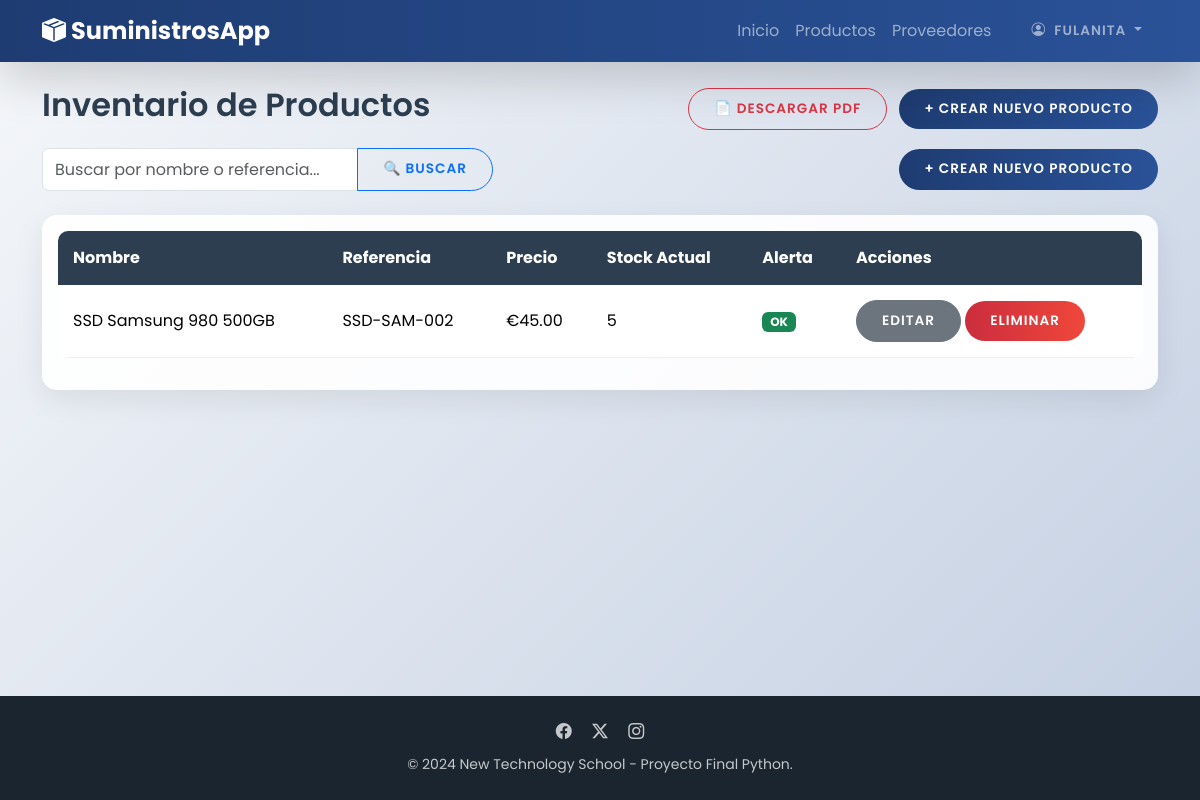
The page /productos/ (signed in) on the database its author committed.
### app/models/user_model.py (models this page shows, shortened)
class User(db.Model, UserMixin):
    __tablename__ = 'user'
    id = db.Column(db.Integer, primary_key=True)
    username = db.Column(db.String(80), unique=True, nullable=False)
    password_hash = db.Column(db.String(128), nullable=False)
    role = db.Column(db.String(20), nullable=False, default='cliente')
    @property
    def password(self):
        raise AttributeError('¡El password no es un atributo legible!')

### app/models/product_model.py (models this page shows, shortened)
class Product(db.Model):
    __tablename__ = 'product'
    id = db.Column(db.Integer, primary_key=True)
    image_file = db.Column(db.String(20), nullable=False, default='default.png')
    nombre = db.Column(db.String(100), nullable=False)
    referencia = db.Column(db.String(50), unique=True)
    descripcion = db.Column(db.Text)
    precio = db.Column(db.Float, nullable=False)
    ubicacion = db.Column(db.String(100))
    cantidad_stock = db.Column(db.Integer, nullable=False, default=0)
    stock_objetivo = db.Column(db.Integer, nullable=False, default=100)
    suppliers = db.relationship(
        'Supplier',
        secondary=product_supplier_association,
        back_populates='products'
    )
    @property
    def stock_alert(self):
        if self.stock_objetivo == 0:
            return False  # Evitar división por cero
        umbral_minimo = self.stock_objetivo * 0.10
        return self.cantidad_stock <= umbral_minimo

### app/routes/product_routes.py (the view)
@product_bp.route('/')
@login_required
def product_list():
    search_query = request.args.get('q')
    if search_query:
        products = product_service.search_products(search_query)
        if not products:
            flash(f'No se encontraron productos para "{search_query}"', 'warning')
        else:
            flash(f'Mostrando resultados para: "{search_query}"', 'info')
    else:
        products = product_service.get_all_products()
    stock_alerts = product_service.get_stock_alerts()
    return render_template('product_list.html',
                           title='Inventario de Productos',
                           products=products,
                           alerts=stock_alerts,
                           current_query=search_query)

### app/models/user_model.py (called while the page is built)
@login_manager.user_loader
def load_user(user_id):
    return User.query.get(int(user_id))

### app/services/product_service.py (called while the page is built)
def get_all_products():
    try:
        return Product.query.order_by(Product.nombre).all()
    except Exception as e:
        print(f"Error al obtener productos: {e}")
        return []

def get_stock_alerts():
    try:
        products = Product.query.all()
        alerts = [product for product in products if product.stock_alert]
        return alerts
    except Exception as e:
        print(f"Error al obtener alertas de stock: {e}")
        return []

### app/templates/product_list.html (shortened to what this page needs)
{% extends "base.html" %}
{% block content %}
    <div class="row mb-4 align-items-center">
        <div class="d-flex justify-content-between align-items-center mb-3">
        <h2>{{ title }}</h2>
        <div>
            <a href="{{ url_for('product_routes.generate_pdf') }}" class="btn btn-outline-danger me-2">
                📄 Descargar PDF
            </a>
            {% if current_user.role == 'admin' %}
                <a href="{{ url_for('product_routes.create_product') }}" class="btn btn-primary">
                    + Crear Nuevo Producto
                </a>
            {% endif %}
        </div>
    </div>
        <div class="col-12 col-md-6 col-lg-5 mb-3 mb-md-0">
            <form action="{{ url_for('product_routes.product_list') }}" method="GET" class="d-flex">
                <div class="input-group">
                    <input type="text" name="q" class="form-control"
                           placeholder="Buscar por nombre o referencia..."
                           value="{{ current_query if current_query else '' }}">
                    <button class="btn btn-outline-primary" type="submit">🔍 Buscar</button>
                </div>
            </form>
        </div>
        <div class="col-12 col-md-auto ms-md-auto text-end">
             {% if current_user.role == 'admin' %}
                <a href="{{ url_for('product_routes.create_product') }}" class="btn btn-primary">
                    + Crear Nuevo Producto
                </a>
            {% endif %}
        </div>
    </div>
    <div class="card">
        <div class="card-body">
            <div class="table-responsive">
                <table class="table table-hover align-middle">
                    <thead>
                        <tr>
                            <th>Nombre</th>
                            <th>Referencia</th>
                            <th>Precio</th>
                            <th>Stock Actual</th>
                            <th>Alerta</th>
                            {% if current_user.role == 'admin' %}
                            <th>Acciones</th>
                            {% endif %}
                        </tr>
                    </thead>
                    <tbody>
                        {% for product in products %}
                        <tr>
                            <td>{{ product.nombre }}</td>
                            <td>{{ product.referencia }}</td>
                            <td>€{{ "%.2f"|format(product.precio) }}</td>
                            <td>{{ product.cantidad_stock }}</td>
                            <td>
                                {% if product.stock_alert %}
                                    <span class="badge bg-danger">Bajo</span>
                                {% else %}
                                    <span class="badge bg-success">OK</span>
                                {% endif %}
                            </td>
                            {% if current_user.role == 'admin' %}
                                <td>
                                    <a href="{{ url_for('product_routes.update_product', product_id=product.id) }}" class="btn btn-secondary btn-sm">
                                        Editar
                                    </a>
                                    <form action="{{ url_for('product_routes.delete_product', product_id=product.id) }}" method="POST" class="d-inline"
                                          onsubmit="return confirm('¿Estás seguro de que quieres eliminar este producto?');">
                                        <input type="submit" value="Eliminar" class="btn btn-danger btn-sm">
                                    </form>
                                </td>
                            {% endif %}
                        </tr>
                        {% else %}
                        <tr>
                            <td colspan="7" class="text-center">No hay productos en el inventario.</td>
                        </tr>
                        {% endfor %}
                    </tbody>
                </table>
            </div>
        </div>
    </div>
{% endblock %}

### app/templates/base.html (shortened to what this page needs)
<!DOCTYPE html>
<html lang="es">
<head>
    <link rel="stylesheet" href="https://cdnjs.cloudflare.com/ajax/libs/animate.css/4.1.1/animate.min.css"/>
    <link href="https://cdn.jsdelivr.net/npm/bootstrap@5.3.3/dist/css/bootstrap.min.css" rel="stylesheet">
    <link rel="stylesheet" href="https://cdn.jsdelivr.net/npm/bootstrap-icons@1.11.3/font/bootstrap-icons.min.css">
    <link rel="stylesheet" href="{{ url_for('static', filename='css/style.css') }}">
</head>
<body class="d-flex flex-column min-vh-100">
    <nav class="navbar navbar-expand-lg navbar-dark mb-4 sticky-top shadow-lg">
        <div class="container">
            <a class="navbar-brand animate__animated animate__fadeInLeft" href="{{ url_for('auth_routes.home') }}">
                <i class="bi bi-box-seam-fill"></i> SuministrosApp
            </a>
            <div class="collapse navbar-collapse" id="navbarNav">
                <div class="navbar-nav ms-auto align-items-center">
                    <a class="nav-link" href="{{ url_for('auth_routes.home') }}">Inicio</a>
                    {% if current_user.is_authenticated %}
                        <a class="nav-link" href="{{ url_for('product_routes.product_list') }}">Productos</a>
                        <a class="nav-link" href="{{ url_for('supplier_routes.supplier_list') }}">Proveedores</a>
                        <div class="nav-item dropdown ms-lg-3">
                            <a class="nav-link dropdown-toggle btn btn-outline-light border-0 px-3" href="#" role="button" data-bs-toggle="dropdown" aria-expanded="false">
                                <i class="bi bi-person-circle me-1"></i> {{ current_user.username }}
                            </a>
                        </div>
                        {% else %}
                        <div class="ms-lg-3 d-flex gap-2">
                            <a class="btn btn-outline-light btn-sm" href="{{ url_for('auth_routes.login') }}">Ingresar</a>
                            <a class="btn btn-light btn-sm text-primary fw-bold" href="{{ url_for('auth_routes.register') }}">Registro</a>
                        </div>
                    {% endif %}
                </div>
            </div>
        </div>
    </nav>
    <main class="container animate__animated animate__fadeInUp">
        <div class="row">
            <div class="col-md-12">
                {% block content %}{% endblock %}
            </div>
        </div>
    </main>
    <footer class="mt-auto py-4 text-white">
        <div class="container text-center">
            <div class="mb-2">
                <a href="#" class="text-white mx-2 text-decoration-none opacity-75 hover-opacity-100"><i class="bi bi-facebook"></i></a>
                <a href="#" class="text-white mx-2 text-decoration-none opacity-75 hover-opacity-100"><i class="bi bi-twitter-x"></i></a>
                <a href="#" class="text-white mx-2 text-decoration-none opacity-75 hover-opacity-100"><i class="bi bi-instagram"></i></a>
            </div>
            <small class="opacity-75">&copy; 2024 New Technology School - Proyecto Final Python.</small>
        </div>
    </footer>
</body>
</html>

### app/static/css/style.css (style rules this page uses)
body { background: linear-gradient(135deg, #f5f7fa 0%, #c3cfe2 100%); font-family: 'Poppins', sans-serif; color: #444; }
h1, h2, h3, h4, h5, h6 { font-weight: 600; color: #2c3e50; }
.navbar { background: linear-gradient(90deg, #1e3c72 0%, #2a5298 100%); backdrop-filter: blur(10px); }
.navbar-brand { font-weight: 700; font-size: 1.5rem; }
.nav-link { font-weight: 400; transition: color 0.3s ease; }
.card { background: rgba(255, 255, 255, 0.9); border: none; border-radius: 15px; box-shadow: 0 10px 30px rgba(0, 0, 0, 0.08); transition: all 0.3s ease; overflow: hidden; }
.btn { border-radius: 50px; padding: 10px 25px; font-weight: 600; text-transform: uppercase; font-size: 0.85rem; letter-spacing: 1px; transition: all 0.3s ease; }
.btn-primary { background: linear-gradient(90deg, #1e3c72 0%, #2a5298 100%); border: none; }
.btn-danger { background: linear-gradient(90deg, #cb2d3e 0%, #ef473a 100%); border: none; }
.table { border-radius: 10px; overflow: hidden; background-color: white; }
.table thead th { background-color: #2c3e50; color: white; border: none; padding: 15px; }
.table tbody td { padding: 15px; vertical-align: middle; border-bottom: 1px solid #eee; }
footer { background: #1a252f; margin-top: 50px; }

### rows shown on the page
User: username "FULANITA"
Product: nombre "SSD Samsung 980 500GB", referencia "SSD-SAM-002", precio "45.00", cantidad_stock "5", stock_objetivo "OK"

### other values the page prints
{{ title }} "Inventario de Productos"
